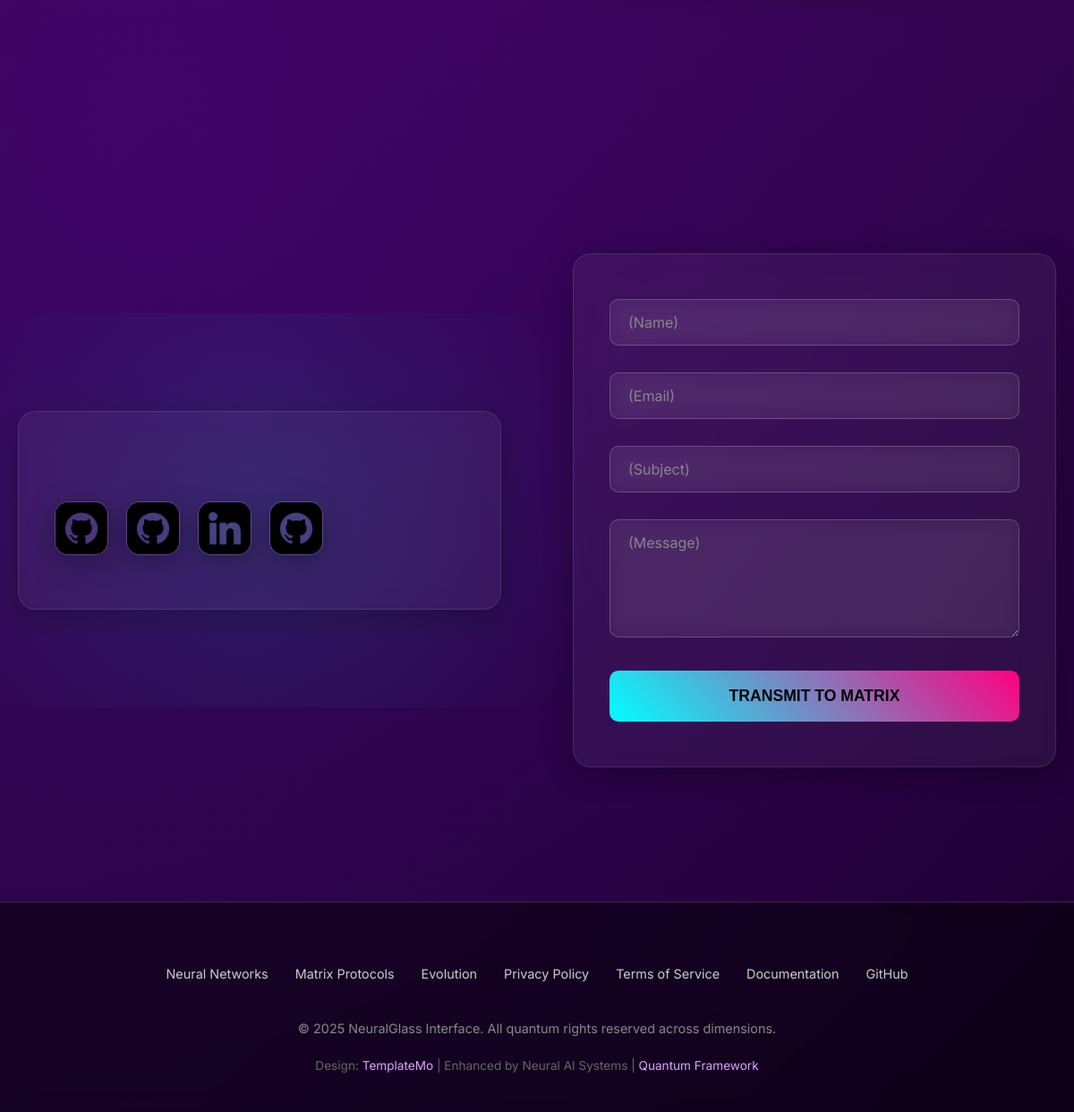
Before: / (lower part) with the older database file.
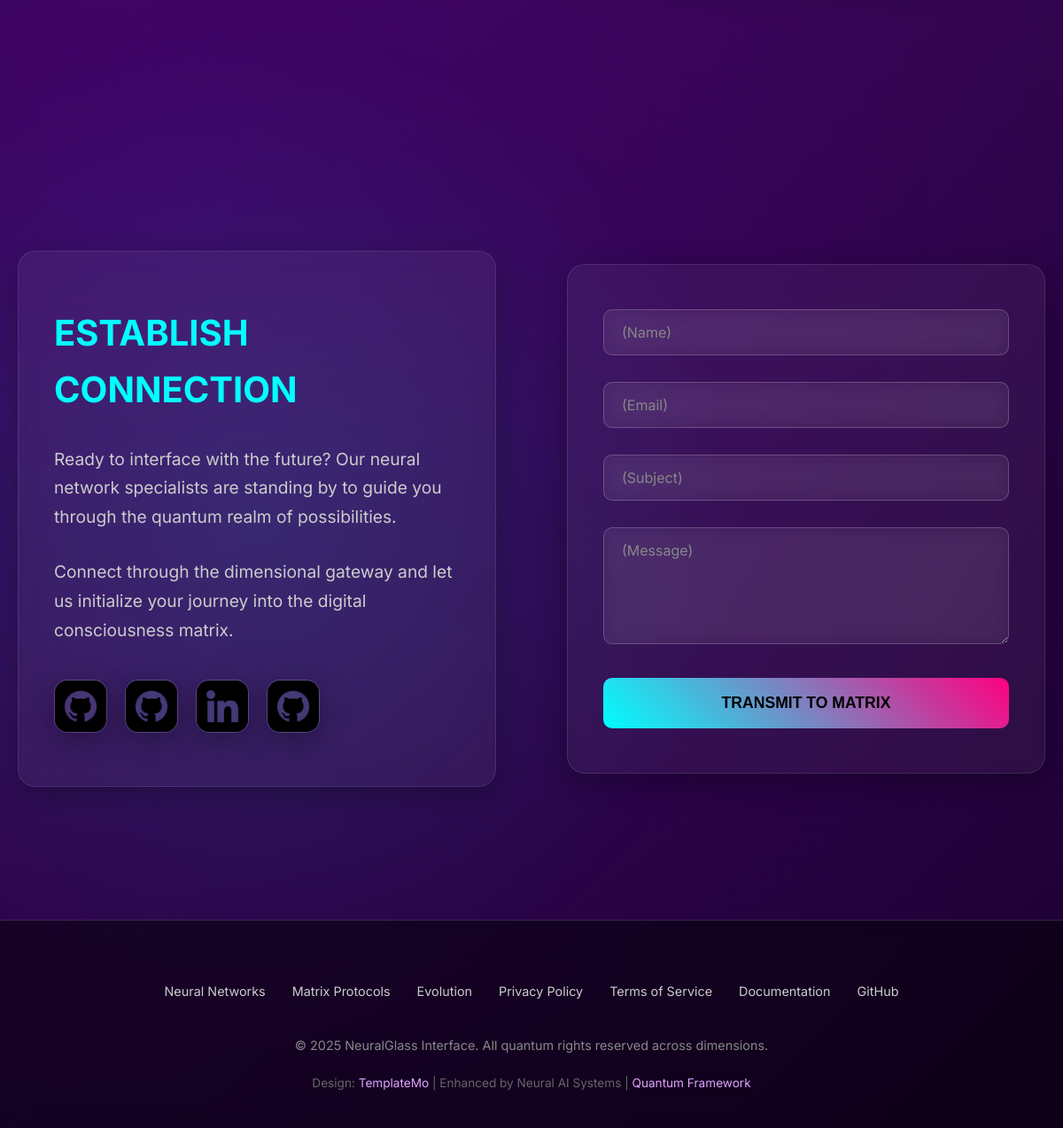
After: the same page with the newer database file.
### main/models.py (models this page shows, shortened)
class ContactText(models.Model):
    subtitle = models.CharField(max_length=150)
    paragraph1 = models.TextField()
    paragraph2 = models.TextField()
    class Meta:
        verbose_name = 'ContactText'

### main/views.py (the view)
# urls.py: path('', views.main ,name='main')
def main(request):
    success = False
    if request.method == 'POST':
        form = MessageForm(request.POST)
        if form.is_valid():
            form.save()
            success = True
    else:
        form = MessageForm()
    links = SocialLink.objects.filter(is_active=True).order_by('order')[:4]
    contact_text = ContactText.objects.last()
    context = {
       'form': form,
       'success': success,
       'links': links,
       'contact_text': contact_text
              }
    return render(request, 'main/main.html', context)

### main/forms.py (shortened to what this page needs)
class MessageForm(forms.ModelForm):
    class Meta:
        model = MessageModel
        fields = ['name', 'email', 'subject', 'message']

### main/templates/main/main.html (shortened to what this page needs)
{% extends "base.html" %}
{% load static %}
{% block content %}
<body>
    <div class="neural-background"></div>
    <div class="geometric-shapes">
    </div>
    <div class="neural-lines">
    </div>
    <section class="timeline" id="timeline">
    </section>
    <section class="contact" id="contact">
        <div class="contact-container">
            <div class="contact-info glass">
                <h3>{{ contact_text.subtitle }}</h3>
                <p>{{ contact_text.paragraph1 }}</p>
                <p>{{ contact_text.paragraph2 }}</p>
                <div class="social-links">
                    {% for link in links %}
                        {% if link %}
                            <a class="glass"><img src="{{ link.icon.url }}" alt="{{ link.name }}"></a>
                        {% endif %}
                    {% endfor %}
                </div>
            </div>
            <form method="post" data-ajax="true">
                <div class="contact-form glass">
                    <div class="form-group">
                        <input type="text" name="name" placeholder="(Name)" required>
                    </div>
                    <div class="form-group">
                        <input type="email" name="email" placeholder="(Email)" required>
                    </div>
                    <div class="form-group">
                        <input type="text" name="subject" placeholder="(Subject)" required>
                    </div>
                    <div class="form-group">
                        <textarea rows="5" name="message" placeholder="(Message)" required></textarea>
                    </div>
                    {% if success %}
                        <div class="success-message" style="background-color: #28a745; color: white; padding: 10px; border-radius: 5px; text-align: center;">Message transmitted to matrix successfully!</div>
                    {% else %}
                        <button type="submit" class="submit-btn">TRANSMIT TO MATRIX</button>
                    {% endif %}
                </div>
            </form>
        </div>
    </section>
</body>
{% endblock %}

Changed rows visible on the page:
added ContactText: subtitle "ESTABLISH CONNECTION", paragraph1 "Ready to interface with the future? Our neural network specialists are standing by to guide you through the quantum realm of possibilities.", paragraph2 "Connect through the dimensional gateway and let us initialize your journey into the digital consciousness matrix."
